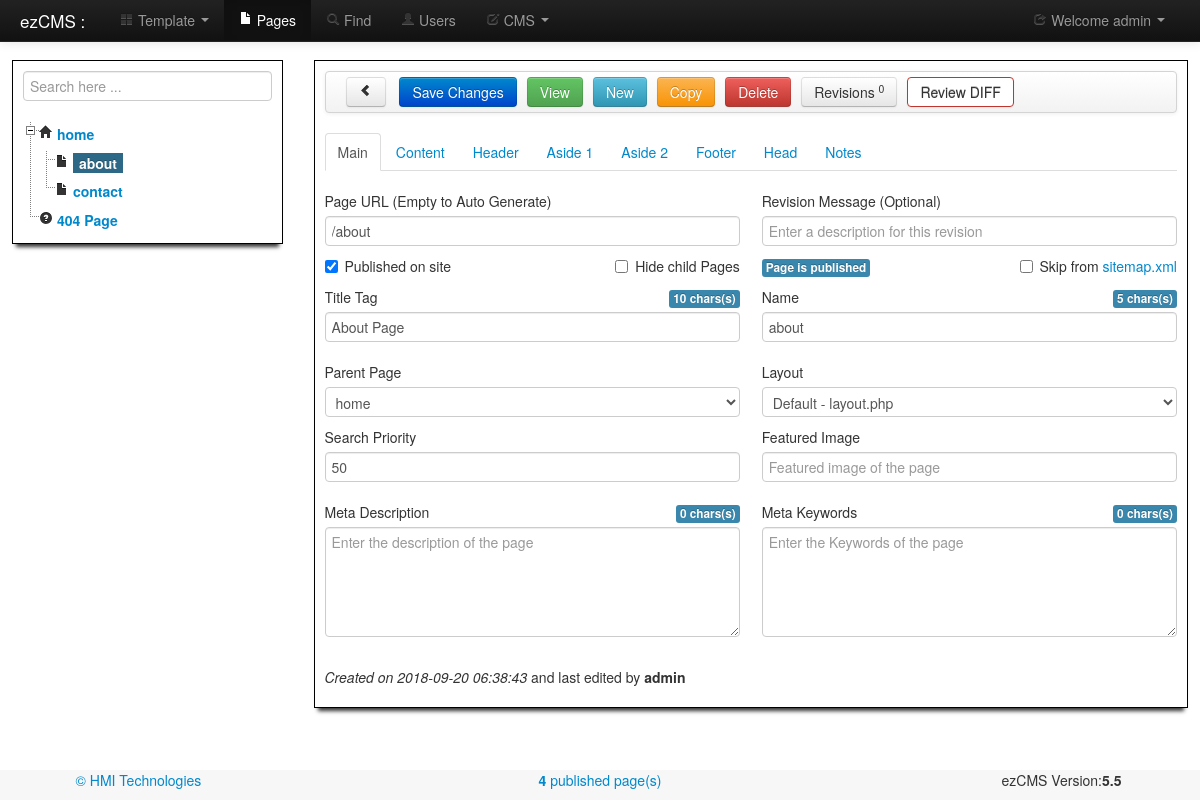
The page /pages.php?id=4 (signed in) on the database its author committed.
### tables this page shows
CREATE TABLE IF NOT EXISTS `users` (
  `id` int(8) NOT NULL AUTO_INCREMENT COMMENT 'id of user',
  `username` varchar(512) NOT NULL COMMENT 'name of user',
  `email` varchar(512) NOT NULL COMMENT 'email address of user',
  `passwd` varchar(512) NOT NULL COMMENT 'password has for the user',
  `active` tinyint(1) NOT NULL DEFAULT '0' COMMENT 'able to login',
  `editpage` tinyint(1) NOT NULL DEFAULT '0' COMMENT 'edit page',
  `delpage` tinyint(1) NOT NULL DEFAULT '0' COMMENT 'delete page',
  `edituser` tinyint(1) NOT NULL DEFAULT '0' COMMENT 'can administer other users',
  `deluser` tinyint(1) NOT NULL DEFAULT '0' COMMENT 'delete users',
  `editsettings` tinyint(1) NOT NULL DEFAULT '0' COMMENT 'edit settings',
  `editcont` tinyint(1) NOT NULL DEFAULT '0' COMMENT 'edit controller',
  `editlayout` tinyint(1) NOT NULL DEFAULT '0' COMMENT 'edit layout',
  `editcss` tinyint(1) NOT NULL DEFAULT '0' COMMENT 'edit css',
  `editjs` tinyint(1) NOT NULL DEFAULT '0' COMMENT 'edit js',
  `editor` TINYINT(1) NOT NULL DEFAULT '3' COMMENT 'cms editor type', 
  `cmtheme` VARCHAR(32) NOT NULL DEFAULT 'default' COMMENT 'code mirror theme', 
  `cmscolor` VARCHAR(8) NOT NULL DEFAULT '#FFFFFF' COMMENT 'cms background color',
  `createdon` timestamp NOT NULL DEFAULT CURRENT_TIMESTAMP COMMENT 'revision date and time',
  PRIMARY KEY (`id`),
  UNIQUE KEY `email` (`email`),
  KEY `passwd` (`passwd`)
);

CREATE TABLE IF NOT EXISTS `pages` (
  `id` int(16) NOT NULL AUTO_INCREMENT COMMENT 'id of page',
  `pagename` varchar(512) NOT NULL COMMENT 'name of page',
  `title` varchar(1024) NOT NULL COMMENT 'title of page',
  `keywords` varchar(1024) DEFAULT NULL COMMENT 'keywords for page',
  `description` varchar(1024) DEFAULT NULL COMMENT 'description of page',
  `maincontent` longtext COMMENT 'main content of page',
  `useheader` tinyint(1) DEFAULT NULL COMMENT 'true to use header else defaults',
  `headercontent` longtext COMMENT 'header content of page',
  `usefooter` tinyint(1) DEFAULT NULL COMMENT 'true to use footer else defaults',
  `footercontent` longtext COMMENT 'footer content of page',
  `useside` tinyint(1) DEFAULT NULL COMMENT 'true to use aside else defaults',
  `sidecontent` longtext COMMENT 'side content of page',
  `published` tinyint(1) DEFAULT NULL COMMENT 'true if pulished on site',
  `parentid` int(16) DEFAULT NULL COMMENT 'id of parent page',
  `place` int(8) NOT NULL DEFAULT '0' COMMENT 'position of the page',
  `url` varchar(900) NOT NULL COMMENT 'the seo friendly url',
  `sidercontent` longtext COMMENT 'right aside content',
  `usesider` tinyint(1) DEFAULT '0' COMMENT 'true to use aside else defaults',
  `head` text NOT NULL COMMENT 'contents of custom head',
  `notes` text NOT NULL COMMENT 'contents of internal notes',
  `layout` text COMMENT 'name of the layout file for this page',
  `nositemap` tinyint(1) NOT NULL DEFAULT '0' COMMENT 'true to skip in sitemap',
  `priority` INT(3) NOT NULL DEFAULT '50' COMMENT 'search priority', 
  `img` VARCHAR(512) NULL DEFAULT NULL COMMENT 'featured image', 
  `createdby` int(16) NOT NULL DEFAULT '1' COMMENT 'id of the user made this page',
  `createdon` timestamp NOT NULL DEFAULT CURRENT_TIMESTAMP COMMENT 'creation date and time',
  PRIMARY KEY (`id`),
  UNIQUE KEY `url` (`url`),
  KEY `published` (`published`),
  KEY `createdby` (`createdby`),
  KEY `place` (`place`)
);

### pages.php (the view, shortened to what the rows shown need)
<?php
require_once ("class/pages.class.php");
$cms = new ezPages();
?><!DOCTYPE html><html lang="en"><head>
	<?php include('include/head.php'); ?>
</head><body>
<div id="wrap">
	<?php include('include/nav.php'); ?>
	<div class="container">
		<div id="editBlock" class="row-fluid">
			<div class="span3 white-boxed">
				<?php echo $cms->treehtml; ?>
			</div>
			<div class="span9 white-boxed">
				<form id="frmPage" action="" method="post" enctype="multipart/form-data">
			    <div class="tabbable tabs-top">
				<div class="tab-content">
				  <div class="tab-pane active" id="d-main">
						<div class="row">
							<div class="span6">
							  <div class="control-group <?php if ( ($cms->id == 1) || ($cms->id == 2) ) echo 'muted';?>">
								<div class="controls">
									<input type="text" id="txtURL" name="url"
										placeholder="Enter the URL of the page"
										title="Enter the URL of the page here. Empty to auto generate."
										data-toggle="tooltip" <?php if ( ($cms->id == 1) || ($cms->id == 2) ) echo 'readonly';?>
										value="<?php echo $cms->page['url']; ?>"
										data-placement="top" minlength="2"
										class="input-block-level tooltipme2"><br>
										<label class="checkbox" <?php if ($cms->id < 3) echo 'style="display:none"';?>>
										  <input id="ckpublished" name="published" type="checkbox"
										  	<?php echo $cms->page['publishedCheck']; ?>>Published on site
										  	<label class="checkbox checkRight">
											</label>
										</label>
								</div>
							  </div>
							</div>
						</div>
						<div class="row">
							<div class="span6">
							  <div class="control-group">
								<div class="controls">
									<input type="text" id="txtTitle" name="title"
										placeholder="Enter the title of the page"
										title="Enter the full title of the page here."
										data-toggle="tooltip"
										value="<?php echo $cms->page['title']; ?>"
										data-placement="top" minlength="2"
										class="input-block-level tooltipme2 countme2" required>
								</div>
							  </div>
							</div>
							<div class="span6">
							  <div class="control-group">
								<div class="controls">
									<input type="text" id="txtName" name="pagename"
										placeholder="Enter the name of the page"
										title="Enter the full name of the page here."
										data-toggle="tooltip"
										value="<?php echo $cms->page['pagename']; ?>"
										data-placement="top" minlength="2"
										class="input-block-level tooltipme2 countme2" required>
								</div>
							  </div>
							</div>
						</div>
						<div class="row">
							<div class="span6">
							  <div class="control-group">
								<div class="controls"><?php echo $cms->ddOptions; ?></div>
							  </div>
							</div>
						</div>
						<div class="row">
							<div class="span6">
							  <div class="control-group">
								<div class="controls">
									<input type="number" id="txtsprio"
										name="priority" min="0" max="100"
										placeholder="Search priority 0 - 100"
										title="Seach Priority of the page"
										data-toggle="tooltip"
										value="<?php echo $cms->page['priority']; ?>"
										data-placement="top" minlength="2"
										class="input-block-level tooltipme2"
										required>
								</div>
							  </div>
							</div>
						</div>
				  </div>
				</div>
				</div>
			  	</form>
			  	<?php echo $cms->createdText; ?>
			</div>
		</div>
	</div>
	<br><br>
</div>
</body></html>

### class/pages.class.php (shortened to what the rows shown need)
<?php
require_once ("ezcms.class.php");
class ezPages extends ezCMS {
	public $id = 1;
	public $treehtml = '';
	public $ddOptions = '';
	public $page;
	private $childIDS = array();
	public function __construct () {
		parent::__construct();
		if (isset($_GET['id'])) $this->id = $_GET['id'];
		if ($this->id <> 'new' ) {
			$this->page = $this->query('SELECT * FROM `pages` WHERE `id` = '.intval($this->id).' LIMIT 1')
				 ->fetch(PDO::FETCH_ASSOC);
			$this->createdText = '<div class="clearfix"></div><p><em>Created on '.
				$this->page['createdon'].'</em> and last edited by <strong>'.
				$this->chkTableForVal('users', 'id', 'username', $this->page['createdby'])
				.'</strong></p>';
		}
		$this->getChildIDS($this->id);
		if ($this->id != 'new') $this->getRevisions();
		$this->buildTree();
		if ( ($this->id > 2) || ($this->id == 'new') ) $this->ddOptions =
			'<select id="slparentid" name="parentid" class="input-block-level">'.$this->ddOptions.'</select>';
		else $this->ddOptions = '<div class="alert alert-info slRootMsg">Root</div>';
	}
	private function getRevisions() {
		$results = $this->query("SELECT git_pages.*,users.username
				FROM git_pages LEFT JOIN users ON git_pages.createdby = users.id
				WHERE git_pages.page_id = ".intval($this->id)." ORDER BY git_pages.id DESC")->fetchAll(PDO::FETCH_ASSOC);
	}
	private function setPageVariables() {
		$this->page['keywords'] = htmlspecialchars($this->page["keywords"]);
		$this->page['description'] = htmlspecialchars($this->page["description"]);
		$this->page['maincontent'] = htmlspecialchars($this->page["maincontent"]);
		$this->page['headercontent'] = htmlspecialchars($this->page["headercontent"]);
		$this->page['sidecontent'] = htmlspecialchars($this->page["sidecontent"]);
		$this->page['sidercontent'] = htmlspecialchars($this->page["sidercontent"]);
		$this->page['footercontent'] = htmlspecialchars($this->page["footercontent"]);
		$this->page['head'] = htmlspecialchars($this->page["head"]);
		$this->page['notes'] = htmlspecialchars($this->page["notes"]);
	}
	private function setOptions($itm, $msgOn, $mgsOff) {
		$this->page[$itm.'Check'] = '';
		$this->page[$itm.'Msg'] = '<span class="label label-important">'.$mgsOff.'</span>';
		if ($this->page[$itm]) {
			$this->page[$itm.'Check'] = 'checked';
			$this->page[$itm.'Msg'] = '<span class="label label-info">'.$msgOn.'</span>';
		}
	}
	private function buildTree($parentid = 0) {
		static $nestCount;
		$treeSQL = $this->prepare(
			"SELECT `id`, `title`, `pagename`, `url`, `published`, `description`, `hidechildpages`
			FROM  `pages` WHERE `parentid` = ? order by place");
		$treeSQL->execute( array($parentid) );
		if ($treeSQL->rowCount()) {
			$nestCount += 1;
			if ($nestCount == 1) $this->treehtml .= '<ul id="left-tree">'; else $this->treehtml .=  '<ul>';
			while ($entry = $treeSQL->fetch()) {
				$action = '<i class="icon-file"></i>';
				if ($entry['id']==1) $action = '<i class="icon-home"></i>';
				if ($entry['id']==2) $action = '<i class="icon-question-sign"></i> ';
				$myclass = ($entry["id"] == $this->id) ? 'label label-info' : '';
				$myPub   = ($entry["published"]) ? '' : ' <i class="icon-ban-circle" title="Page is not published"></i>';
				$this->treehtml .= '<li data-id="'.$entry['id'].'">'.$action.' <a href="pages.php?id='.$entry['id'].
							'" class="'.$myclass.'" title="'.$entry["title"].'">'.$entry["pagename"].'</a>'.$myPub;
				$isSel = '';
				if  ( ($entry['id'] != 2) && !(in_array($entry['id'], $this->childIDS)) ){
					if ($this->page['parentid'] == $entry['id']) $isSel = 'selected';
					$this->ddOptions .= '<option value="' . $entry['id'] . '" '.$isSel.'>'.
						str_repeat(' - ',$nestCount - 1) . $entry['pagename'].'</option>';
				}
				if (!$entry['hidechildpages']) $this->buildTree($entry['id']);
				$this->treehtml .= '</li>';
			}
			$this->treehtml .= '</ul>';
		}
	}
	private function getChildIDS($id) {
		$id = intval($id);
		array_push($this->childIDS, $id);
		foreach ($this->query("SELECT `id` FROM `pages` WHERE `parentid` = '$id'") as $entry)
			if ($id >2) $this->getChildIDS($entry['id']);
	}
}
?>

### include/nav.php (shortened to what the rows shown need)
<div class="navbar navbar-inverse navbar-fixed-top">
  <div class="navbar-inner">
	<div class="container-fluid">
	  <div class="nav-collapse collapse">
		<ul class="nav pull-right">
			<li class="dropdown">
				<a href="#" class="dropdown-toggle" data-toggle="dropdown"><i class="icon-share"></i>
					Welcome <?php echo $cms->usr['username']; ?> <b class="caret"></b></a>
			</li>
		</ul>
	  </div>
	</div>
  </div>
</div>

### rows shown on the page
users: username "admin"
pages: pagename "home", parentid "home"
pages: pagename "about", url "/about", title "About Page", priority "50", createdon "2018-09-20 06:38:43", createdby.username "admin"
pages: pagename "contact"
pages: pagename "404 Page"

### other values the page prints
$this->revs['cnt'] "0"
$msgOn "Page is published"
$stats['ispublished'] "4"
